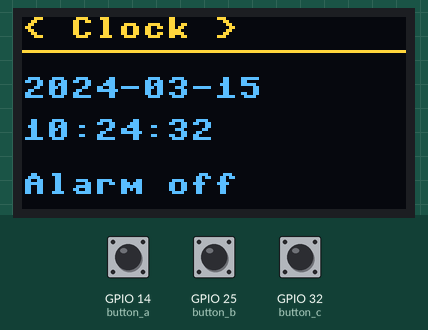
Simulated run of this program. Board: ESP32 board running MicroPython. Shown: 128×64 one-colour display. The inputs (shaded band) are chosen by the test bench; at power-on: GPIO 14 (button_a) HIGH, GPIO 25 (button_b) HIGH, GPIO 32 (button_c) HIGH. The OLED is the two-colour kind (top 16 rows yellow); WiFi joins after 1.5 s; the clock reads 2024-03-15 10:24:30 at power-on unless the program sets it; values from a settings file that is not in the repository are placeholders; library files of the repository ran but are not shown: ssd1306.py; what the program prints to the serial console is not drawn.

Above: at 2.8 s.
2.9 s: GPIO 14 (button_a) pulled LOW for 0.15 s
At 4.1 s:
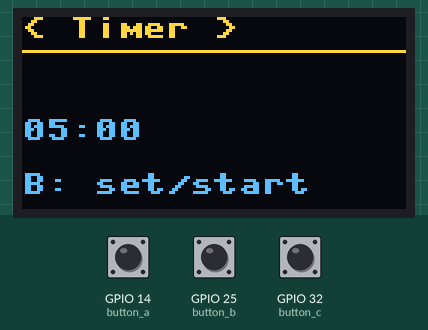
4.5 s: GPIO 14 (button_a) pulled LOW for 1 s
At 5.5 s:
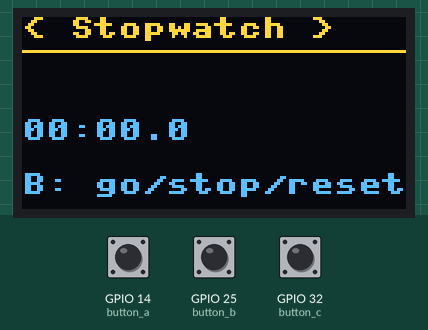
7.0 s: GPIO 14 (button_a) pulled LOW for 0.15 s
At 7.5 s:
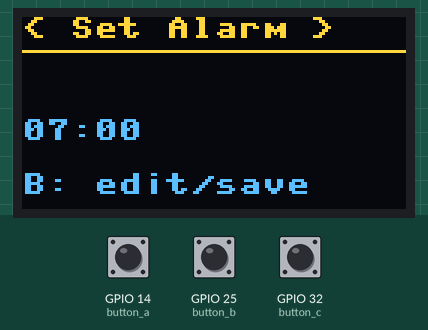
8.6 s: GPIO 25 (button_b) pulled LOW for 0.15 s
At 9.7 s:
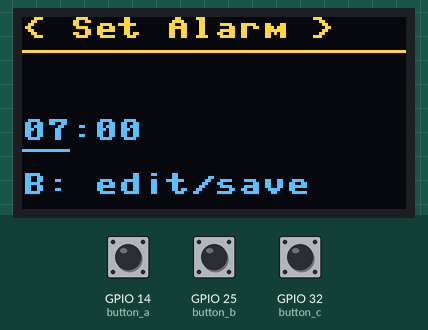
10.2 s: GPIO 32 (button_c) pulled LOW for 0.15 s
At 11.4 s:
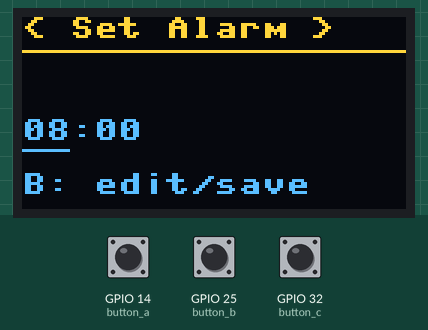
11.8 s: GPIO 25 (button_b) pulled LOW for 1 s
At 12.6 s:
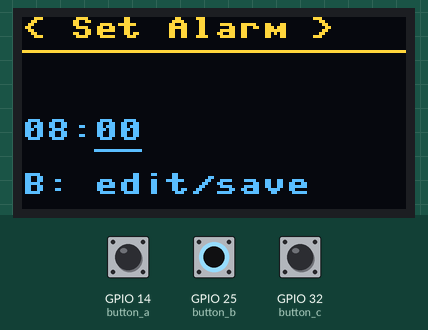
Timing chart, 0 to 14.8 s (numbered marks = the images above; inputs shaded):
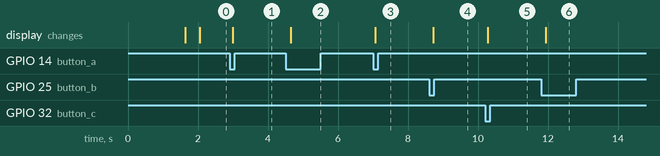

Measured:
- after the input at 2.9 s, the display: changes after 0.09 s (image 1)
- after the input at 4.5 s, the display: changes after 0.16 s (image 2)
- after the input at 7.0 s, the display: changes after 0.06 s (image 3)
- after the input at 8.6 s, the display: changes after 0.12 s (image 4)
- after the input at 10.2 s, the display: changes after 0.07 s (image 5)
- after the input at 11.8 s, the display: changes after 0.13 s (image 6)

The program:

alarm_clock.py
```python
# Alarm Clock: a clock, alarm, stopwatch and countdown timer in one.
#   Button A = previous page   Button B = select   Button C = next page
# The time comes from the internet (NTP), so no setting the clock!
import time
import ntptime
from machine import Pin, PWM, I2C
import ssd1306
import wifi
import secrets
from button import Button

BUTTON_A_PIN = 14
BUTTON_B_PIN = 25
BUTTON_C_PIN = 32
BUZZER_PIN = 26
SDA_PIN = 21
SCL_PIN = 22

# ---------------- set up the parts ----------------
button_a = Button(BUTTON_A_PIN)
button_b = Button(BUTTON_B_PIN)
button_c = Button(BUTTON_C_PIN)
buzzer = PWM(Pin(BUZZER_PIN), freq=1000, duty_u16=0)
i2c = I2C(0, scl=Pin(SCL_PIN), sda=Pin(SDA_PIN))
display = ssd1306.SSD1306_I2C(128, 64, i2c)

PAGES = ["Clock", "Set Alarm", "Stopwatch", "Timer"]
page = 0
editing = None      # which number is being changed, e.g. "hour", or None

alarm_on = False
alarm_hour = 7
alarm_minute = 0
alarm_done = None   # the (day, hour, minute) the alarm last went off

stopwatch_running = False
stopwatch_start = 0     # ticks_ms when it was started
stopwatch_total = 0     # ms counted before the last stop

timer_minutes = 5
timer_seconds = 0
timer_running = False
timer_end = 0           # time.time() when the countdown finishes

ringing = False
last_sync = 0


# ---------------- time helpers ----------------
def sync_clock():
    # set the ESP32's clock from the internet (in UTC)
    global last_sync
    try:
        ntptime.settime()
        print("Clock synced")
    except OSError as error:
        print("Couldn't sync the clock:", error)
    # remember when we last tried, so a failed sync isn't retried every loop
    last_sync = time.time()


def local_time():
    # (year, month, day, hour, minute, second, weekday, yearday)
    # int() so half-hour offsets like 5.5 (India) work too
    return time.localtime(time.time() + int(secrets.UTC_OFFSET_HOURS * 3600))


def two_digits(number):
    return "{:02d}".format(number)


# ---------------- buzzer ----------------
def update_buzzer():
    # while ringing, beep on and off every 200 ms
    if ringing and (time.ticks_ms() // 200) % 2 == 0:
        buzzer.duty_u16(32768)
    else:
        buzzer.duty_u16(0)


# ---------------- what each button does ----------------
def press_select():
    global alarm_on, editing, alarm_done
    global stopwatch_running, stopwatch_start, stopwatch_total
    global timer_running, timer_end
    name = PAGES[page]
    if name == "Clock":
        alarm_on = not alarm_on
    elif name == "Set Alarm":
        # B steps through: not editing -> hour -> minute -> saved
        if editing is None:
            editing = "hour"
        elif editing == "hour":
            editing = "minute"
        else:
            editing = None
            alarm_on = True
            alarm_done = None
    elif name == "Stopwatch":
        # B steps through: start -> stop -> reset
        if stopwatch_running:
            stopwatch_total += time.ticks_diff(time.ticks_ms(), stopwatch_start)
            stopwatch_running = False
        elif stopwatch_total > 0:
            stopwatch_total = 0
        else:
            stopwatch_start = time.ticks_ms()
            stopwatch_running = True
    elif name == "Timer":
        # B steps through: minutes -> seconds -> start -> cancel
        if timer_running:
            timer_running = False
        elif editing is None:
            editing = "minutes"
        elif editing == "minutes":
            editing = "seconds"
        else:
            editing = None
            timer_end = time.time() + timer_minutes * 60 + timer_seconds
            timer_running = True


def press_arrow(change):
    # A and C: change the number being edited, or switch page
    global page, alarm_hour, alarm_minute, timer_minutes, timer_seconds
    if editing == "hour":
        alarm_hour = (alarm_hour + change) % 24
    elif editing == "minute":
        alarm_minute = (alarm_minute + change) % 60
    elif editing == "minutes":
        timer_minutes = (timer_minutes + change) % 100
    elif editing == "seconds":
        timer_seconds = (timer_seconds + change) % 60
    else:
        page = (page + change) % len(PAGES)


def check_buttons():
    global ringing
    a = button_a.was_pressed()
    b = button_b.was_pressed()
    c = button_c.was_pressed()
    if ringing:
        if a or b or c:          # any button silences the buzzer
            ringing = False
        return
    if b:
        press_select()
    if a:
        press_arrow(-1)
    if c:
        press_arrow(+1)


# ---------------- alarm and timer ----------------
def check_alarm(now):
    global ringing, alarm_done
    today_now = (now[2], now[3], now[4])   # (day, hour, minute)
    if (alarm_on and now[3] == alarm_hour and now[4] == alarm_minute
            and alarm_done != today_now):
        alarm_done = today_now   # so it only goes off once
        ringing = True


def check_timer():
    global ringing, timer_running
    if timer_running and time.time() >= timer_end:
        timer_running = False
        ringing = True


# ---------------- drawing the screen ----------------
def underline(x, characters):
    display.hline(x, 44, characters * 8, 1)


def draw(now):
    display.fill(0)
    display.text("< " + PAGES[page] + " >", 0, 0, 1)
    display.hline(0, 11, 128, 1)
    name = PAGES[page]

    if name == "Clock":
        date = "{}-{}-{}".format(now[0], two_digits(now[1]), two_digits(now[2]))
        clock = "{}:{}:{}".format(two_digits(now[3]), two_digits(now[4]),
                                  two_digits(now[5]))
        display.text(date, 0, 20, 1)
        display.text(clock, 0, 34, 1)
        alarm_text = "Alarm " + two_digits(alarm_hour) + ":" + two_digits(alarm_minute)
        display.text(alarm_text if alarm_on else "Alarm off", 0, 52, 1)

    elif name == "Set Alarm":
        display.text(two_digits(alarm_hour) + ":" + two_digits(alarm_minute), 0, 34, 1)
        if editing == "hour":
            underline(0, 2)
        elif editing == "minute":
            underline(24, 2)
        display.text("B: edit/save", 0, 52, 1)

    elif name == "Stopwatch":
        total = stopwatch_total
        if stopwatch_running:
            total += time.ticks_diff(time.ticks_ms(), stopwatch_start)
        text = "{}:{}.{}".format(two_digits(total // 60000),
                                 two_digits(total // 1000 % 60), total // 100 % 10)
        display.text(text, 0, 34, 1)
        display.text("B: go/stop/reset", 0, 52, 1)

    elif name == "Timer":
        if timer_running:
            left = max(0, timer_end - time.time())
            minutes, seconds = left // 60, left % 60
        else:
            minutes, seconds = timer_minutes, timer_seconds
        display.text(two_digits(minutes) + ":" + two_digits(seconds), 0, 34, 1)
        if editing == "minutes":
            underline(0, 2)
        elif editing == "seconds":
            underline(24, 2)
        display.text("B: set/start", 0, 52, 1)

    if ringing:
        display.fill_rect(0, 16, 128, 48, 1)
        display.text("RING RING!", 24, 28, 0)
        display.text("Press a button", 8, 44, 0)
    display.show()


# ---------------- main program ----------------
display.fill(0)
display.text("Connecting...", 0, 0, 1)
display.show()
wifi.connect()
sync_clock()

last_draw = 0
while True:
    check_buttons()
    now = local_time()
    check_alarm(now)
    check_timer()
    update_buzzer()

    if time.time() - last_sync > 3600:   # re-sync once an hour
        sync_clock()

    # redraw 10 times a second; drawing every loop would slow the buttons
    if time.ticks_diff(time.ticks_ms(), last_draw) > 100:
        last_draw = time.ticks_ms()
        draw(now)
    time.sleep_ms(5)
```

wifi.py
```python
# wifi.py - connect the ESP32 to your Wi-Fi network.
#
# Usage:
#   import wifi
#   wifi.connect()     # uses the SSID and PASSWORD from secrets.py

import time
import network


def connect(timeout_s=20):
    import secrets  # your Wi-Fi name and password live in secrets.py

    wlan = network.WLAN(network.WLAN.IF_STA)
    wlan.active(True)
    if not wlan.isconnected():
        print("Connecting to", secrets.SSID, "...")
        wlan.connect(secrets.SSID, secrets.PASSWORD)
        start = time.ticks_ms()
        while not wlan.isconnected():
            if time.ticks_diff(time.ticks_ms(), start) > timeout_s * 1000:
                raise RuntimeError("Could not connect to Wi-Fi. "
                                   "Check the name and password in secrets.py")
            time.sleep(0.25)
    print("Connected! IP address:", wlan.ipconfig("addr4")[0])
    return wlan
```

button.py
```python
# button.py - a debounced push button you can reuse in any project.
#
# Wiring: one leg of the button to a GPIO pin, the other leg to GND.
# The internal pull-up resistor keeps the pin at 1 until the button
# is pressed, which connects it to GND and makes it read 0.
#
# Usage:
#   from button import Button
#   button = Button(14)
#   while True:
#       if button.was_pressed():
#           print("Pressed!")

import time
from machine import Pin


class Button:
    def __init__(self, pin_number, debounce_ms=30):
        self.pin = Pin(pin_number, Pin.IN, Pin.PULL_UP)
        self.debounce_ms = debounce_ms
        self._last_reading = self.pin.value()
        self._stable_value = self._last_reading
        self._changed_at = time.ticks_ms()
        self._pressed = False

    def _update(self):
        # Only trust a new reading once it has stayed the same for
        # debounce_ms. That ignores the "bounces" a button makes
        # for a few milliseconds when it is pushed or released.
        reading = self.pin.value()
        now = time.ticks_ms()
        if reading != self._last_reading:
            self._last_reading = reading
            self._changed_at = now
        elif (reading != self._stable_value
              and time.ticks_diff(now, self._changed_at) >= self.debounce_ms):
            self._stable_value = reading
            if reading == 0:
                self._pressed = True

    def was_pressed(self):
        # True once for each push, no matter how long it is held down.
        self._update()
        if self._pressed:
            self._pressed = False
            return True
        return False

    def is_down(self):
        # True for as long as the button is held down.
        self._update()
        return self._stable_value == 0
```
